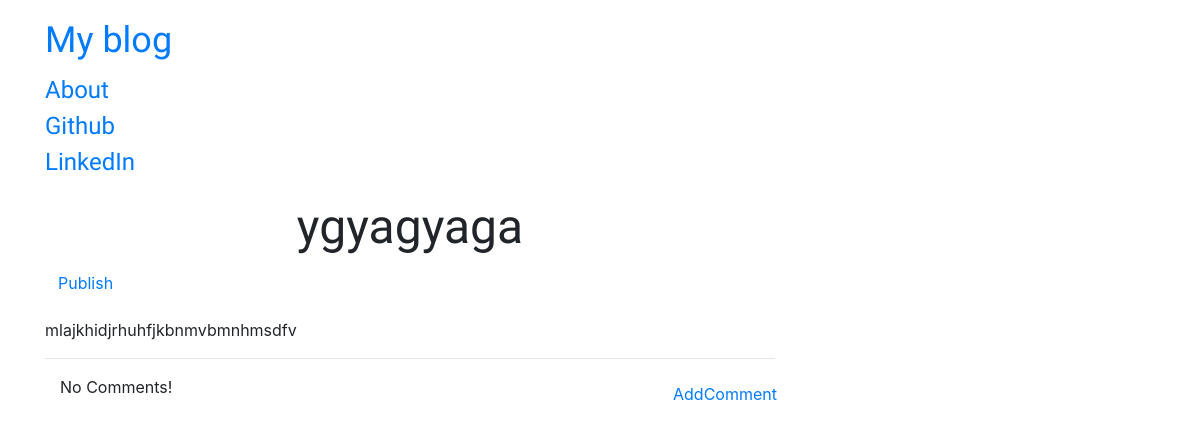
The page /post/2 on the database as committed earlier.
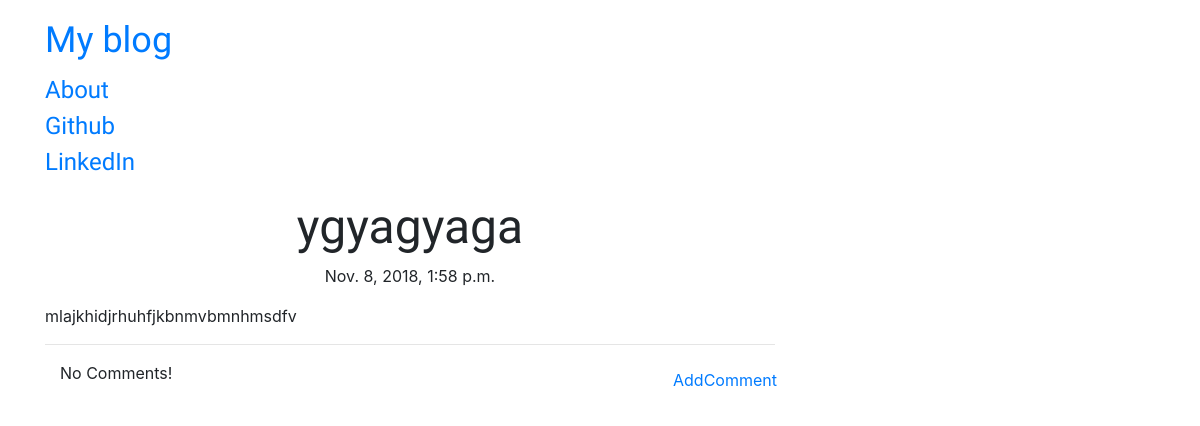
The same page on the database as committed later.
### blog/models.py (models this page shows, shortened)
class Post(models.Model):
    author = models.ForeignKey('auth.User', on_delete=models.CASCADE)
    title = models.CharField(max_length=200)
    text = models.TextField()
    create_date = models.DateTimeField(default=timezone.now())
    published_date = models.DateTimeField(blank=True,null=True)

### blog/views.py (the view)
# urls.py: url(r'^post/(?P<pk>\d+)$',views.PostDetail.as_view(),name='post_detail'),
class PostDetail(DetailView):
    template_name = 'post_detail.html'
    model = Post

### blog/templates/blog/post_detail.html (shortened to what this page needs)
{% extends "blog/base.html" %}
{% load tz %}
{% block content %}
  <h1 class="posttitle loader">{{post.title}}</h1>
  {% if post.published_date %}
    <div class="date postdate">
      {{ post.published_date }}
    </div>
  {% else %}
    <a class="btn btn-default" href="{% url 'post_publish' pk=post.pk %}">Publish</a>
  {% endif %}
  <p class="postcontent">{{ post.text|safe|linebreaksbr}}</p>
  <hr>
  <a class='btn btn-primay btn-comment' href="{% url 'add_comment_to_post' pk=post.pk %}">AddComment</a>
  <div class="container">
    {% for comment in post.comments.all %}
      <br>
      {%  if user.is_authenticated or comment.approved_comment %}
        {{comment.create_date}}
        {% if not comment.approved_comment %}
          <a class='btn btn-default' href="{% url 'comment_remove' pk=comment.pk%}">
            <span class='glyphicon glyphicon-pencil'></span>
          </a>
          <a class="btn btn-primary" href="{% url 'comment_approve' pk=post.pk %}">
            <span class='glyphicon glyphicon-ok'></span>
          </a>
        {% endif %}
      <p>{{comment.text|safe|linebreaksbr}}</p>
      <p>Post By: {{comment.author}}</p>
      {% endif %}
    {% empty %}
      <p>No Comments!</p>
    {% endfor %}
  </div>
{% endblock %}

### blog/templates/blog/base.html (shortened to what this page needs)
<!DOCTYPE html>
{% load staticfiles %}
<html lang="en" dir="ltr">
  <head>
    <link rel="stylesheet"
    href="https://stackpath.bootstrapcdn.com/bootstrap/4.1.3/css/bootstrap.min.css"
>
    <link rel="stylesheet" href="//cdn.jsdelivr.net/npm/medium-editor@latest/dist/css/medium-editor.min.css"
    type="text/css" media="screen" charset="utf-8">
    <link rel="stylesheet" href=" {% static '/css/blog.css'%}">
  </head>
  <body class='loader'>
    <nav class="navbar navbar-default techfont custom-navbar">
      <div class="container">
        <ul class="nav navbar-nav">
          <li><a class='navbar-brand bigbrand' href="{% url 'post_list' %}">My blog</a></li>
          <li><a href="{% url 'about' %}">About</a></li>
          <li><a href="https://www.github.com">Github</a></li>
          <li><a href="https://www.linkedin.com">LinkedIn</a></li>
        </ul>
      </div>
    </nav>
    <div class="content container">
      <div class="row">
        <div class="col-md-8">
          <div class="blog_posts">
            {% block content %}
            {% endblock %}
          </div>
        </div>
      </div>
    </div>
  </body>
</html>

### blog/static/css/blog.css (style rules this page uses)
.techfont { font-family: 'Russo One',sans-serif; font-size: 1.5em; margin-bottom: 10px; }
.bigbrand { font-size: 1.5em; }
.postdate { text-align: center; }
.posttitle { font-family: 'Russo One',sans-serif; font-size: 3em; text-align: center; }
.postcontent { font-family: 'Montserrat'; font-size: 1.5em; }
.btn-comment { position:absolute; right: 0px; }
.loader { filter:hue-rotate(0deg); color:linear-gradient(45deg,#0f8,#08f); animation:hue 10000ms infinite linear; }

Rows that differ between the two databases and show on the page:
changed Post "ygyagyaga": published_date (not shown) → "Nov. 8, 2018, 1:58 p.m."
Other text that changed with them:
text no longer shown: "Publish"
